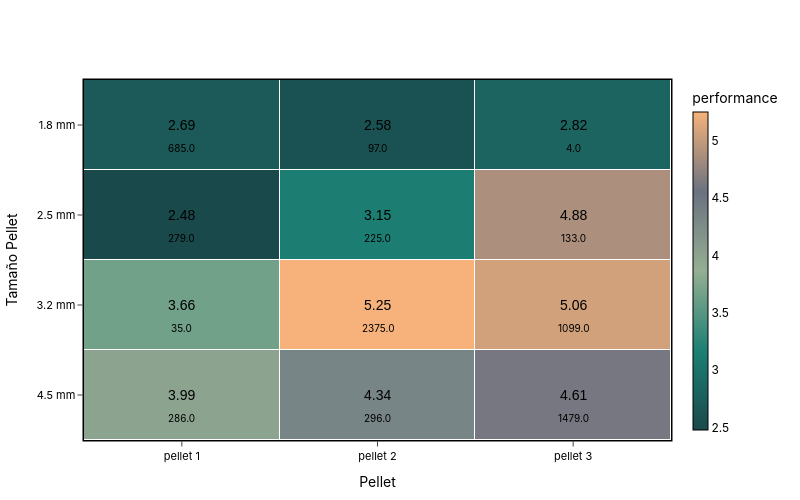

The notebook cell saved with this chart:
### Code cell
plot_heatmap(

    df=prod_pel_trimmed_grouped,
    x_col='pellet',
    y_col='pellet_mm',
    value_col='performance',
    secondary_col='quantity_tm',
    colorscale=corporate_colorway,
     x_title="Pellet",
    y_title='Tamaño Pellet'
    
)

### Figure 1 — Plotly figure (JSON) as saved in the notebook; plotly's stock layout.template omitted (floating-point values rounded to 4 significant figures)
{"data": [{"colorbar": {"outlinecolor": "black", "outlinewidth": 1, "thickness": 15, "tickfont": {"color": "black"}, "title": {"font": {"color": "black"}, "text": "performance"}}, "colorscale": [[0, "#1A494C"], [0.25, "#1C8074"], [0.5, "#94AF92"], [0.75, "#6B7280"], [1, "#F6B27A"]], "customdata": [[685, 97, 4], [279, 225, 133], [35, 2375, 1099], [286, 296, 1479]], "hovertemplate": "<b>Pellet:</b> %{x}<br><b>Tamaño Pellet:</b> %{y}<br><b>performance:</b> %{text}<br><b>quantity_tm:</b> %{customdata:.1f}<extra></extra>", "text": [["2.69", "2.58", "2.82"], ["2.48", "3.15", "4.88"], ["3.66", "5.25", "5.06"], ["3.99", "4.34", "4.61"]], "type": "heatmap", "x": ["pellet 1", "pellet 2", "pellet 3"], "xgap": 1, "y": ["1.8 mm", "2.5 mm", "3.2 mm", "4.5 mm"], "ygap": 1, "z": [[2.688, 2.578, 2.824], [2.479, 3.152, 4.883], [3.662, 5.25, 5.064], [3.992, 4.341, 4.61]], "zmax": 5.25, "zmin": 2.479}], "layout": {"annotations": [{"font": {"color": "black", "family": "Arial", "size": 14}, "showarrow": false, "text": "2.69", "x": "pellet 1", "y": "1.8 mm"}, {"font": {"color": "black", "size": 10}, "showarrow": false, "text": "685.0", "x": "pellet 1", "xanchor": "center", "xshift": 0, "y": "1.8 mm", "yanchor": "top", "yshift": -15}, {"font": {"color": "black", "family": "Arial", "size": 14}, "showarrow": false, "text": "2.58", "x": "pellet 2", "y": "1.8 mm"}, {"font": {"color": "black", "size": 10}, "showarrow": false, "text": "97.0", "x": "pellet 2", "xanchor": "center", "xshift": 0, "y": "1.8 mm", "yanchor": "top", "yshift": -15}, {"font": {"color": "black", "family": "Arial", "size": 14}, "showarrow": false, "text": "2.82", "x": "pellet 3", "y": "1.8 mm"}, {"font": {"color": "black", "size": 10}, "showarrow": false, "text": "4.0", "x": "pellet 3", "xanchor": "center", "xshift": 0, "y": "1.8 mm", "yanchor": "top", "yshift": -15}, {"font": {"color": "black", "family": "Arial", "size": 14}, "showarrow": false, "text": "2.48", "x": "pellet 1", "y": "2.5 mm"}, {"font": {"color": "black", "size": 10}, "showarrow": false, "text": "279.0", "x": "pellet 1", "xanchor": "center", "xshift": 0, "y": "2.5 mm", "yanchor": "top", "yshift": -15}, {"font": {"color": "black", "family": "Arial", "size": 14}, "showarrow": false, "text": "3.15", "x": "pellet 2", "y": "2.5 mm"}, {"font": {"color": "black", "size": 10}, "showarrow": false, "text": "225.0", "x": "pellet 2", "xanchor": "center", "xshift": 0, "y": "2.5 mm", "yanchor": "top", "yshift": -15}, {"font": {"color": "black", "family": "Arial", "size": 14}, "showarrow": false, "text": "4.88", "x": "pellet 3", "y": "2.5 mm"}, {"font": {"color": "black", "size": 10}, "showarrow": false, "text": "133.0", "x": "pellet 3", "xanchor": "center", "xshift": 0, "y": "2.5 mm", "yanchor": "top", "yshift": -15}, {"font": {"color": "black", "family": "Arial", "size": 14}, "showarrow": false, "text": "3.66", "x": "pellet 1", "y": "3.2 mm"}, {"font": {"color": "black", "size": 10}, "showarrow": false, "text": "35.0", "x": "pellet 1", "xanchor": "center", "xshift": 0, "y": "3.2 mm", "yanchor": "top", "yshift": -15}, {"font": {"color": "black", "family": "Arial", "size": 14}, "showarrow": false, "text": "5.25", "x": "pellet 2", "y": "3.2 mm"}, {"font": {"color": "black", "size": 10}, "showarrow": false, "text": "2375.0", "x": "pellet 2", "xanchor": "center", "xshift": 0, "y": "3.2 mm", "yanchor": "top", "yshift": -15}, {"font": {"color": "black", "family": "Arial", "size": 14}, "showarrow": false, "text": "5.06", "x": "pellet 3", "y": "3.2 mm"}, {"font": {"color": "black", "size": 10}, "showarrow": false, "text": "1099.0", "x": "pellet 3", "xanchor": "center", "xshift": 0, "y": "3.2 mm", "yanchor": "top", "yshift": -15}, {"font": {"color": "black", "family": "Arial", "size": 14}, "showarrow": false, "text": "3.99", "x": "pellet 1", "y": "4.5 mm"}, {"font": {"color": "black", "size": 10}, "showarrow": false, "text": "286.0", "x": "pellet 1", "xanchor": "center", "xshift": 0, "y": "4.5 mm", "yanchor": "top", "yshift": -15}, {"font": {"color": "black", "family": "Arial", "size": 14}, "showarrow": false, "text": "4.34", "x": "pellet 2", "y": "4.5 mm"}, {"font": {"color": "black", "size": 10}, "showarrow": false, "text": "296.0", "x": "pellet 2", "xanchor": "center", "xshift": 0, "y": "4.5 mm", "yanchor": "top", "yshift": -15}, {"font": {"color": "black", "family": "Arial", "size": 14}, "showarrow": false, "text": "4.61", "x": "pellet 3", "y": "4.5 mm"}, {"font": {"color": "black", "size": 10}, "showarrow": false, "text": "1479.0", "x": "pellet 3", "xanchor": "center", "xshift": 0, "y": "4.5 mm", "yanchor": "top", "yshift": -15}], "font": {"color": "black", "family": "Inter, Arial, sans-serif"}, "height": 500, "margin": {"b": 60, "l": 60, "r": 60, "t": 80}, "paper_bgcolor": "rgba(0,0,0,0)", "plot_bgcolor": "rgba(0,0,0,0)", "title": {"font": {"color": "black", "size": 18}, "text": "<b><b>", "x": 0.5}, "width": 800, "xaxis": {"gridcolor": "rgba(0,0,0,0)", "linecolor": "black", "linewidth": 1.5, "mirror": true, "showline": true, "side": "bottom", "tickfont": {"color": "black", "size": 11}, "ticklen": 5, "ticks": "outside", "title": {"text": "Pellet"}}, "yaxis": {"autorange": "reversed", "gridcolor": "rgba(0,0,0,0)", "linecolor": "black", "linewidth": 1.5, "mirror": true, "showline": true, "tickfont": {"color": "black", "size": 11}, "ticklen": 5, "ticks": "outside", "title": {"text": "Tamaño Pellet"}}}}
